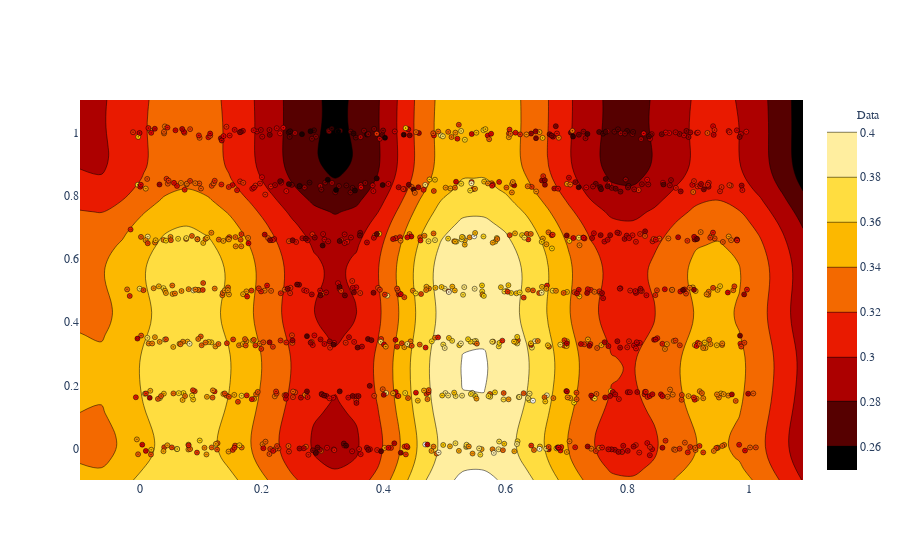

This figure's notebook cell:
### Code cell
fig = m.plot(title='1d_gp')

GPy.plotting.show(fig, filename='1d_gp')

### Figure 1 — Plotly figure (JSON) as saved in the notebook; plotly's stock layout.template omitted (floating-point values rounded to 4 significant figures; data arrays with more than 128 entries replaced by an {"elided": "..."} marker saying what was removed)
{"data": [{"marker": {"color": {"elided": "1096 float values"}, "colorscale": [[0, "rgb(0,0,0)"], [0.3333, "rgb(230,0,0)"], [0.6667, "rgb(255,210,0)"], [1, "rgb(255,255,255)"]], "line": {"color": "black", "width": 0.5}, "opacity": 1, "size": 5, "symbol": "circle-dot"}, "mode": "markers", "name": "Data", "showlegend": true, "type": "scatter", "x": {"elided": "1096 float values"}, "xaxis": "x", "y": {"elided": "1096 float values"}, "yaxis": "y"}, {"colorscale": [[0, "rgb(0,0,0)"], [0.3333, "rgb(230,0,0)"], [0.6667, "rgb(255,210,0)"], [1, "rgb(255,255,255)"]], "name": "Mean", "type": "contour", "x": [-0.09836, -0.06347, -0.02857, 0.006329, 0.04123, 0.07612, 0.111, 0.1459, 0.1808, 0.2157, 0.2506, 0.2855, 0.3204, 0.3553, 0.3902, 0.4251, 0.46, 0.4949, 0.5298, 0.5647, 0.5996, 0.6345, 0.6694, 0.7043, 0.7392, 0.7741, 0.809, 0.8439, 0.8788, 0.9137, 0.9486, 0.9835, 1.018, 1.053, 1.088], "xaxis": "x", "y": [-0.1001, -0.0647, -0.02929, 0.006134, 0.04155, 0.07697, 0.1124, 0.1478, 0.1832, 0.2187, 0.2541, 0.2895, 0.3249, 0.3603, 0.3957, 0.4312, 0.4666, 0.502, 0.5374, 0.5728, 0.6083, 0.6437, 0.6791, 0.7145, 0.7499, 0.7854, 0.8208, 0.8562, 0.8916, 0.927, 0.9625, 0.9979, 1.033, 1.069, 1.104], "yaxis": "y", "z": {"elided": "35x35 float values"}}], "layout": {"font": {"family": "Raleway, sans-serif"}, "showlegend": true, "xaxis": {"anchor": "y", "domain": [0, 1]}, "yaxis": {"anchor": "x", "domain": [0, 1]}}}
